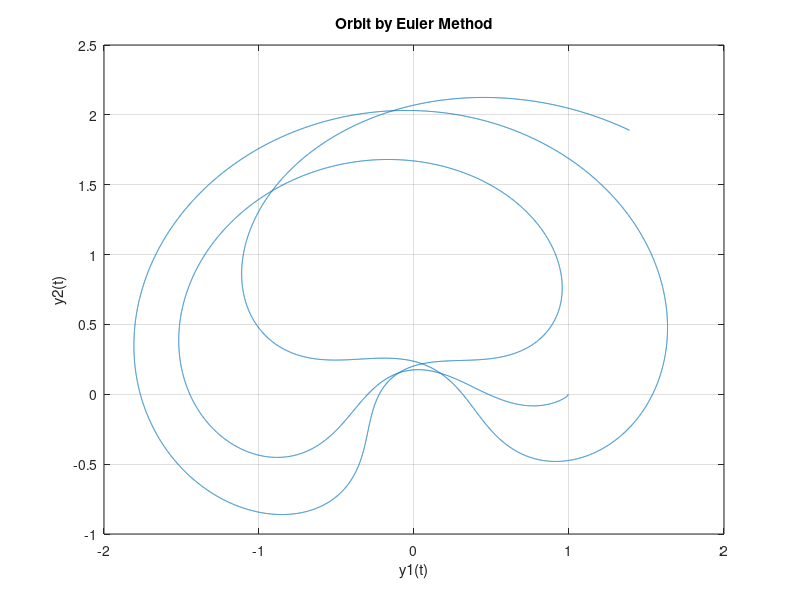
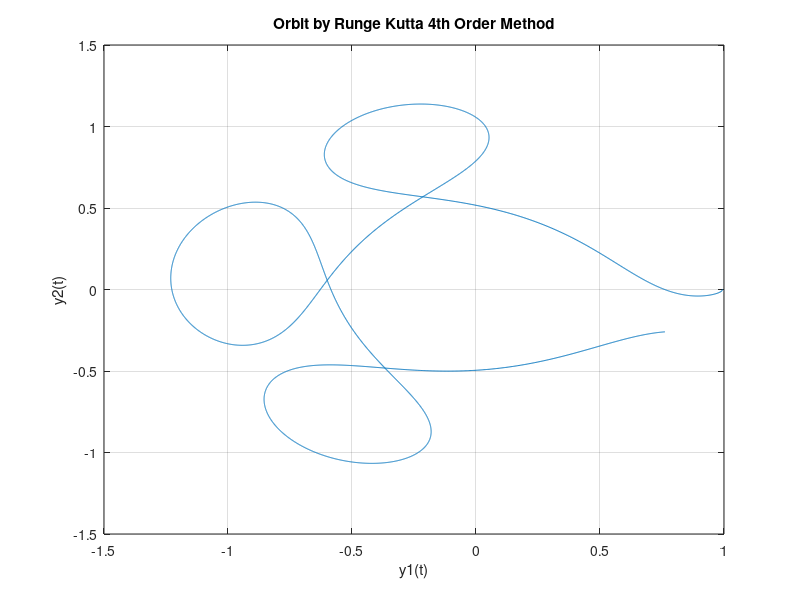
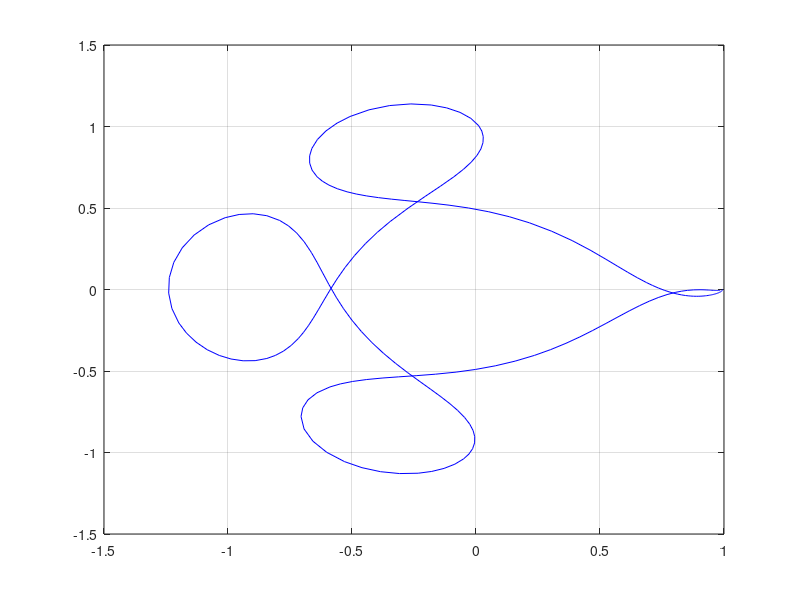
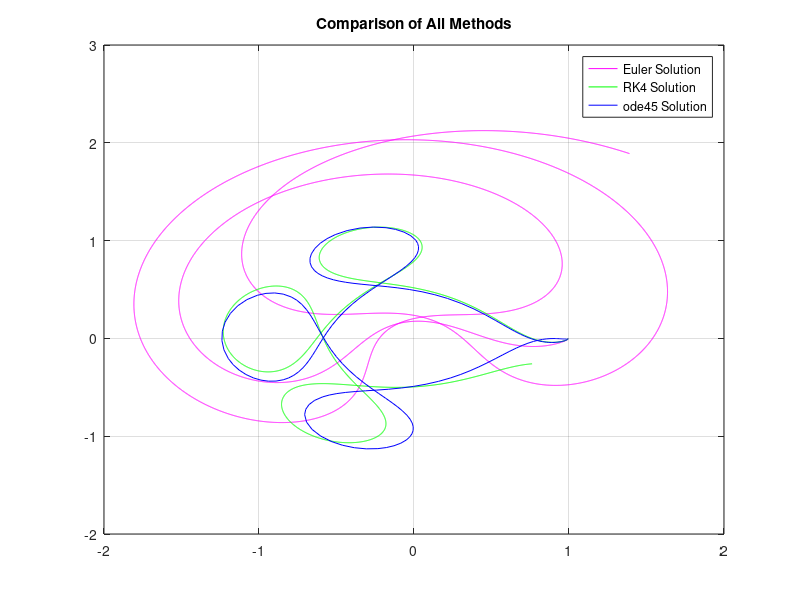

The MATLAB source for these figures, in order:
%TERM PROJECT QUESTION 2
clc
clear all
close all

% Euler's Method

% Initial conditions

moon_mass=0.012277471; %mass of the moon (given)
earth_mass=1-moon_mass; %mass of the earth (given)
initial_time=0 %starting time (given)
final_time=17.06521656015796; %ending time (given)
h_euler= (final_time-initial_time)/24000;  % step size (given)
N_euler = initial_time:h_euler:final_time;  % Time division 
M_euler=(final_time-initial_time)/h_euler % Number of intervals

D1_euler=@(N_euler, y1, y2) ((y1+moon_mass)^2+y2^2)^(3/2) % D1 formula(given)
D2_euler=@(N_euler, y1, y2) ((y1-earth_mass)^2+y2^2)^(3/2) % D2 formula(given)
p2_euler=@(N_euler, y1, dy1, y2, dy2) dy2; %the differential of y2
q2_euler=@(N_euler, y1, dy1, y2, dy2) -2*dy1 + (1-earth_mass/D1_euler(N_euler, y1, y2) -moon_mass/D2_euler(N_euler, y1,y2))*y2; % y''2(t), the second derivative formula of y2
p1_euler=@(N_euler, y1, dy1, y2, dy2) dy1; %the differential of y1
q1_euler=@(N_euler, y1, dy1, y2, dy2) (1-earth_mass/D1_euler(N_euler, y1, y2)-moon_mass/D2_euler(N_euler, y1, y2))*y1 +2*dy2-moon_mass*earth_mass*(1/D1_euler(N_euler, y1, y2) - 1/D2_euler(N_euler, y1, y2)); % y''1(t), the second derivative formula of y1


%Defining the size of variables. There will be M_euler + 1 points for S intervals.
y1_euler=zeros(1,M_euler+1);
dy1_euler=zeros(1,M_euler+1);
y2_euler=zeros(1,M_euler+1);
dy2_euler=zeros(1,M_euler+1);

%Initial conditions, given
y1_euler(1)=0.994; %given and here is written y1(1) instead of y1(0) although it was given as y1(0)=0.994 in the question. The reason is that here y1 is a matrix and the number inside the parantheses is the index of the matrix, so the initial element of the matrix here has the index of 1, not 0. In the question, it was meant y1 value at the time t=0 by the expression y1(0)=0.994
dy1_euler=0; %given, which is p1 stated above 
y2_euler=0; %given %the reason why y2(1) is written instead of y2(0) is stated above
dy2_euler= -2.0015851063790825;  %given, which is p2 stated above 

tic; %in order to measure the operating time for this Euler's loop, tic & toc is used. The measurement starts with tic and ends with toc
% The for loop to solve the differential equation by using the Euler's method:
for i=1:M_euler
    y1_euler(i+1)=y1_euler(i)+h_euler*p1_euler(N_euler(i), y1_euler(i), dy1_euler(i), y2_euler(i), dy2_euler(i));
    dy1_euler(i+1)=dy1_euler(i)+h_euler*q1_euler(N_euler(i), y1_euler(i), dy1_euler(i), y2_euler(i), dy2_euler(i));
    y2_euler(i+1)=y2_euler(i)+h_euler*p2_euler(N_euler(i), y1_euler(i), dy1_euler(i), y2_euler(i), dy2_euler(i));
    dy2_euler(i+1)=dy2_euler(i)+h_euler*q2_euler(N_euler(i), y1_euler(i), dy1_euler(i), y2_euler(i), dy2_euler(i));
end
toc; %The measurement starts with tic and ends with toc, so the toc value gives the time required to run this loop for Euler's method
euler_time=toc; %the operating time data is stored in this variable

figure(1)
plot(y1_euler, y2_euler)
grid on
title("Orbit by Euler Method")
xlabel("y1(t)")
ylabel("y2(t)")

%Runge Kutta Method

D1_rk4= @(N_rk4, y1, y2) ((y1+moon_mass)^2 + y2^2)^(3/2); %given
D2_rk4= @(N_rk4, y1, y2) ((y1-earth_mass)^2 + y2^2)^(3/2); %given
p1_rk4= @(N_rk4, y1, dy1, y2, dy2) dy1;
q1_rk4= @(N_rk4, y1, dy1, y2, dy2) (1-earth_mass/D1_rk4(N_rk4, y1, y2)-moon_mass/D2_rk4(N_rk4, y1, y2))*y1 +2*dy2-moon_mass*earth_mass*(1/D1_rk4(N_rk4, y1, y2) - 1/D2_rk4(N_rk4, y1, y2)); % y''1(t)
p2_rk4= @(N_rk4, y1, dy1, y2, dy2) dy2;
q2_rk4= @(N_rk4, y1, dy1, y2, dy2) -2*dy1 + (1-earth_mass/D1_rk4(N_rk4, y1, y2) -moon_mass/D2_rk4(N_rk4, y1,y2))*y2; % y''2(t)

h_rk4= (final_time-initial_time)/6000;% step size
N_rk4 = initial_time:h_rk4:final_time;% Time range;
M_rk4=(final_time-initial_time)/h_rk4; % number of intervals
%Defining the size of variables. There will be R+1 points for R intervals.
y1_rk4=zeros(1,M_rk4+1);
dy1_rk4=zeros(1,M_rk4+1);
y2_rk4=zeros(1,M_rk4+1);
dy2_rk4=zeros(1,M_rk4+1);

%Initial conditions, given
y1_rk4(1)=0.994;
dy1_rk4=0;
y2_rk4=0;
dy2_rk4= -2.0015851063790825;

tStart = tic;  %to start measuring the operating time of the RK4 loop 
for i=1:M_rk4  % calculation loop
    %the starting step of RK4 method, so the 1st order formulations/equations of RK4 method
  p1_1= p1_rk4(N_rk4(i), y1_rk4(i), dy1_rk4(i), y2_rk4(i), dy2_rk4(i)); %defining p1 in terms of partition vector, y1, dy1, y2, and dy2
  q1_1= q1_rk4(N_rk4(i), y1_rk4(i), dy1_rk4(i), y2_rk4(i), dy2_rk4(i)); %defining q1 in terms of partition vector, y1, dy1, y2, and dy2
  p2_1= p2_rk4(N_rk4(i), y1_rk4(i), dy1_rk4(i), y2_rk4(i), dy2_rk4(i)); %defining p2 in terms of partition vector, y1, dy1, y2, and dy2
  q2_1= q2_rk4(N_rk4(i), y1_rk4(i), dy1_rk4(i), y2_rk4(i), dy2_rk4(i)); %defining q2 in terms of partition vector, y1, dy1, y2, and dy2
 
     %2nd order formulations/equations of RK4 method
  p1_2=p1_rk4(N_rk4(i)+0.5*h_rk4,y1_rk4(i)+0.5*h_rk4*p1_1,dy1_rk4(i)+0.5*h_rk4*q1_1,y2_rk4(i)+0.5*h_rk4*p2_1,dy2_rk4(i)+0.5*h_rk4*q2_1);
  q1_2=q1_rk4(N_rk4(i)+0.5*h_rk4,y1_rk4(i)+0.5*h_rk4*p1_1,dy1_rk4(i)+0.5*h_rk4*q1_1,y2_rk4(i)+0.5*h_rk4*p2_1,dy2_rk4(i)+0.5*h_rk4*q2_1);
  p2_2=p2_rk4(N_rk4(i)+0.5*h_rk4,y1_rk4(i)+0.5*h_rk4*p1_1,dy1_rk4(i)+0.5*h_rk4*q1_1,y2_rk4(i)+0.5*h_rk4*p2_1,dy2_rk4(i)+0.5*h_rk4*q2_1);
  q2_2=q2_rk4(N_rk4(i)+0.5*h_rk4,y1_rk4(i)+0.5*h_rk4*p1_1,dy1_rk4(i)+0.5*h_rk4*q1_1,y2_rk4(i)+0.5*h_rk4*p2_1,dy2_rk4(i)+0.5*h_rk4*q2_1);
 
      %3rd order formulations/equations of RK4 method
  p1_3=p1_rk4(N_rk4(i)+0.5*h_rk4,y1_rk4(i)+0.5*h_rk4*p1_2,dy1_rk4(i)+0.5*h_rk4*q1_2,y2_rk4(i)+0.5*h_rk4*p2_2,dy2_rk4(i)+0.5*h_rk4*q2_2);
  q1_3=q1_rk4(N_rk4(i)+0.5*h_rk4,y1_rk4(i)+0.5*h_rk4*p1_2,dy1_rk4(i)+0.5*h_rk4*q1_2,y2_rk4(i)+0.5*h_rk4*p2_2,dy2_rk4(i)+0.5*h_rk4*q2_2);
  p2_3=p2_rk4(N_rk4(i)+0.5*h_rk4,y1_rk4(i)+0.5*h_rk4*p1_2,dy1_rk4(i)+0.5*h_rk4*q1_2,y2_rk4(i)+0.5*h_rk4*p2_2,dy2_rk4(i)+0.5*h_rk4*q2_2);
  q2_3=q2_rk4(N_rk4(i)+0.5*h_rk4,y1_rk4(i)+0.5*h_rk4*p1_2,dy1_rk4(i)+0.5*h_rk4*q1_2,y2_rk4(i)+0.5*h_rk4*p2_2,dy2_rk4(i)+0.5*h_rk4*q2_2);

      %4th order formulations/equations of RK4 method
  p1_4=p1_rk4(N_rk4(i)+h_rk4,y1_rk4(i)+h_rk4*p1_3,dy1_rk4(i)+h_rk4*q1_3,y2_rk4(i)+h_rk4*p2_3,dy2_rk4(i)+h_rk4*q2_3);
  q1_4=q1_rk4(N_rk4(i)+h_rk4,y1_rk4(i)+h_rk4*p1_3,dy1_rk4(i)+h_rk4*q1_3,y2_rk4(i)+h_rk4*p2_3,dy2_rk4(i)+h_rk4*q2_3);
  p2_4=p2_rk4(N_rk4(i)+h_rk4,y1_rk4(i)+h_rk4*p1_3,dy1_rk4(i)+h_rk4*q1_3,y2_rk4(i)+h_rk4*p2_3,dy2_rk4(i)+h_rk4*q2_3);
  q2_4=q2_rk4(N_rk4(i)+h_rk4,y1_rk4(i)+h_rk4*p1_3,dy1_rk4(i)+h_rk4*q1_3,y2_rk4(i)+h_rk4*p2_3,dy2_rk4(i)+h_rk4*q2_3);

  y1_rk4(i+1)= y1_rk4(i) + h_rk4*(1/6)*(p1_1+2*p1_2+2*p1_3+p1_4); % main equation of RK4 for y1
  dy1_rk4(i+1)= dy1_rk4(i) + h_rk4*(1/6)*(q1_1+2*q1_2+2*q1_3+q1_4);% main equation of RK4 for dy1, namely p1
  y2_rk4(i+1)= y2_rk4(i) + h_rk4*(1/6)*(p2_1+2*p2_2+2*p2_3+p2_4); % main equation of RK4 for y2
  dy2_rk4(i+1)= dy2_rk4(i) + h_rk4*(1/6)*(q2_1+2*q2_2+2*q2_3+q2_4); % main equation of RK4 for dy2, namely p2

end
tEnd = toc(tStart); %here the tic toc pair is used with another syntax for the seek of variety
rk4_time=tEnd;  %the toc value, so the time required for RK4 method, is stored in the variable rk4_time

figure(2)
plot(y1_rk4, y2_rk4)
grid on
title("Orbit by Runge Kutta 4th Order Method")
xlabel("y1(t)")
ylabel("y2(t)")


%ODE45 SOLUTION 
tic; 
ode45method=@(t,x)[x(3);x(4);
    x(1) + 2*x(4) - earth_mass*(x(1)+moon_mass)/((((x(1)+moon_mass)^2)+(x(2)^2))^1.5) - moon_mass*(x(1)-earth_mass)/((((x(1)-earth_mass)^2)+(x(2)^2))^1.5);
    x(2) - 2*x(3) - earth_mass*x(2)/((((x(1)+moon_mass)^2)+(x(2)^2))^1.5) - moon_mass*x(2)/((((x(1)-earth_mass)^2)+(x(2)^2))^1.5)
     ]
 x0=[0.994 0 0 -2.0015851063790825]; %the initial condition matrix
[t,x]=ode45(ode45method,[initial_time final_time],x0); %the timespan and the x operated with the ode45 function
toc;
ode45_time=toc; %measured the time required
display(ode45_time); %written into command window


%plotting ode45 results:
figure('Name','ode45 method')
plot(x(:,1),x(:,2), 'b')
grid on

%comparing the 3 methods in terms of operation speed to select the fastest
%method by comparing the operating time datas taken from each method
if(euler_time<ode45_time) 
    if(euler_time<rk4_time)
    display('Euler solution is faster')
    end
end
 if (ode45_time<rk4_time) 
        if(ode45_time<euler_time)
         display('ode45 solution is faster')
        end
    end
        
if (rk4_time<euler_time) 
            if(rk4_time<ode45_time)
            display('rk4 solution is faster')
            end
end

% comparison of all curves
figure ('Name','Comparing Methods for Restricted 3 Body Problem')
plot(y1_euler, y2_euler, 'm') %euler method solution plotting
hold on
plot(y1_rk4, y2_rk4, 'g') %k1=y1, k2=dy1, k3=y2, k4=dy2 as stated in hand calculation attached to the report %in this line the rk4 solution is plotted
hold on
plot (x(:,1),x(:,2), 'b')% ode45 method solution plotting
hold on
grid on
title("Comparison of All Methods")
legend('Euler Solution','RK4 Solution','ode45 Solution')
